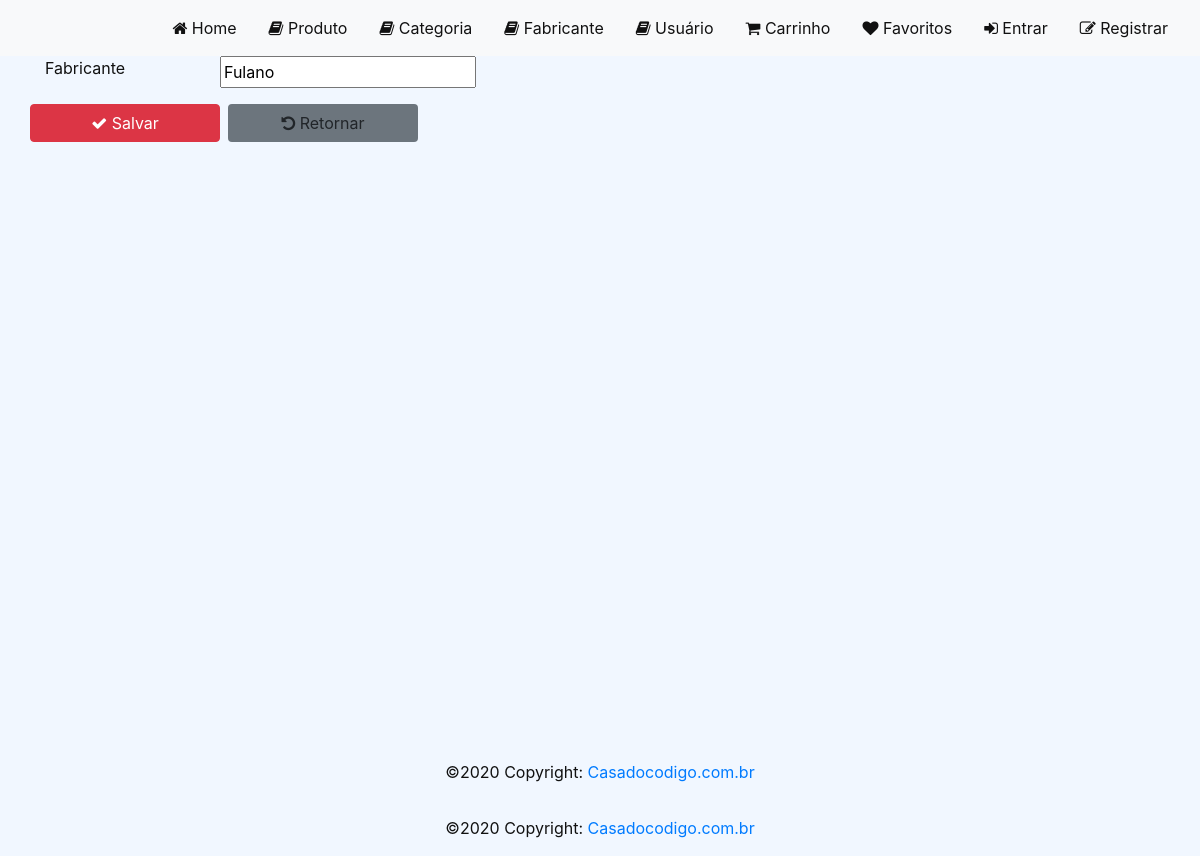
The page /fabricante/edit/1 on the database as committed earlier.
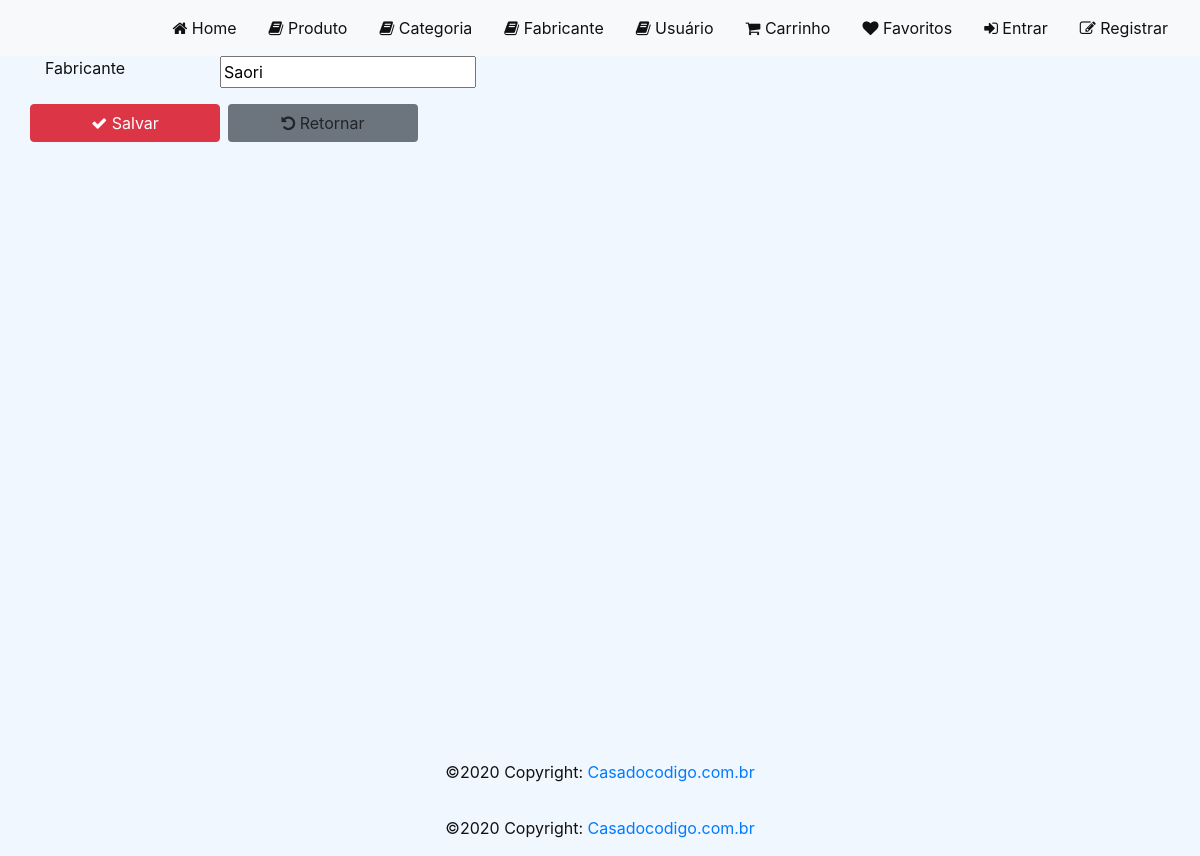
The same page on the database as committed later.
### loja/models/Fabricante.py (models this page shows, shortened)
class Fabricante(models.Model):
    Fabricante = models.CharField(null=False, max_length=100)
    criado_em = models.DateTimeField(auto_now_add=True)
    alterado_em = models.DateTimeField(auto_now=True)

### loja/views/FabricanteView.py (the view)
def edit_fabricante_view(request, id=None):
    fabricante = get_object_or_404(Fabricante, id=id)
    if request.method == 'POST':
        nome = request.POST.get('Fabricante')
        if nome:
            fabricante.Fabricante = nome
            fabricante.save()
            return redirect('fabricante')
    context = {'fabricante': fabricante}
    return render(request, template_name='fabricante/fabricante-edit.html', context=context, status=200)

### loja/templates/fabricante/fabricante-edit.html (shortened to what this page needs)
{% extends "base.html" %}
{% load static %}
{% block content %}
<div id="content">
    <div class="container">
        <form method="POST" action="{% url 'edit_fabricante' fabricante.id %}">
            <div class="row">
                <label for="Fabricante" class="col-md-2">Fabricante</label>
                <input name="Fabricante" value="{{ fabricante.Fabricante }}">
            </div>
            <div class="row">
                <button type="submit" class="btn btn-danger col-md-2 mt-3 mr-2"><i class="fa fa-check"></i> Salvar</button>
                <a href="{% url 'fabricante' %}" class="btn bg-secondary col-md-2 mt-3"><i class="fa fa-rotate-left"></i> Retornar</a>
            </div>
        </form>
    </div>
</div>
{% endblock %}

Rows that differ between the two databases and show on the page:
changed Fabricante: Fabricante "Fulano" → "Saori"
